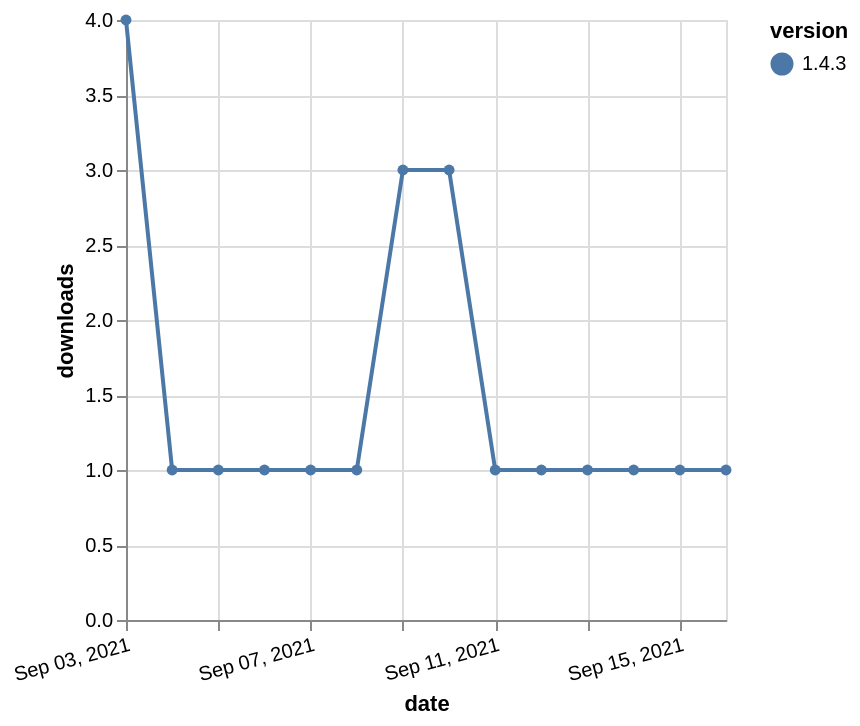

This figure's Vega-Lite source:
### Vega-Lite specification from a JSON file in a GitHub repository (floating-point values rounded to 4 significant figures)
{"$schema": "https://vega.github.io/schema/vega-lite/v5.json", "description": "A simple bar chart with embedded data.", "data": {"values": [{"date": "2021-09-03", "total": 181, "delta": 4, "version": "1.4.3"}, {"date": "2021-09-04", "total": 182, "delta": 1, "version": "1.4.3"}, {"date": "2021-09-05", "total": 183, "delta": 1, "version": "1.4.3"}, {"date": "2021-09-06", "total": 184, "delta": 1, "version": "1.4.3"}, {"date": "2021-09-07", "total": 185, "delta": 1, "version": "1.4.3"}, {"date": "2021-09-08", "total": 186, "delta": 1, "version": "1.4.3"}, {"date": "2021-09-09", "total": 189, "delta": 3, "version": "1.4.3"}, {"date": "2021-09-10", "total": 192, "delta": 3, "version": "1.4.3"}, {"date": "2021-09-11", "total": 193, "delta": 1, "version": "1.4.3"}, {"date": "2021-09-12", "total": 194, "delta": 1, "version": "1.4.3"}, {"date": "2021-09-13", "total": 195, "delta": 1, "version": "1.4.3"}, {"date": "2021-09-14", "total": 196, "delta": 1, "version": "1.4.3"}, {"date": "2021-09-15", "total": 197, "delta": 1, "version": "1.4.3"}, {"date": "2021-09-16", "total": 198, "delta": 1, "version": "1.4.3"}]}, "width": "container", "mark": {"type": "line", "point": {"filled": true}}, "encoding": {"x": {"field": "date", "type": "temporal", "timeUnit": "yearmonthdate", "title": "date", "axis": {"labelAngle": -15}}, "y": {"field": "delta", "type": "quantitative", "title": "downloads"}, "color": {"field": "version", "type": "nominal"}, "tooltip": {"field": "delta"}}}
